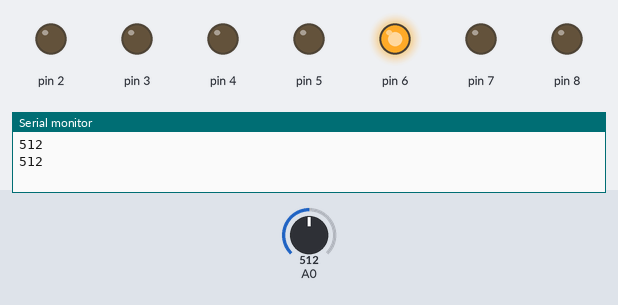
A sketch run on a simulated Arduino Uno, built with avr-gcc and run on an emulated ATmega328P. Parts: output pins drawn as LEDs (lit = HIGH), the last lines printed to the serial monitor. The inputs (shaded band) are chosen by the test bench; at power-on: A0 = 512. Pins used as bus, display or sensor lines are not drawn.

Above: at 1.3 s.
1.4 s: A0 set to 518
At 2.2 s:
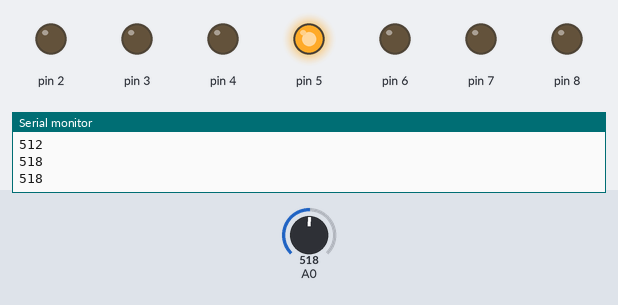
3.0 s: A0 set to 716
At 3.4 s:
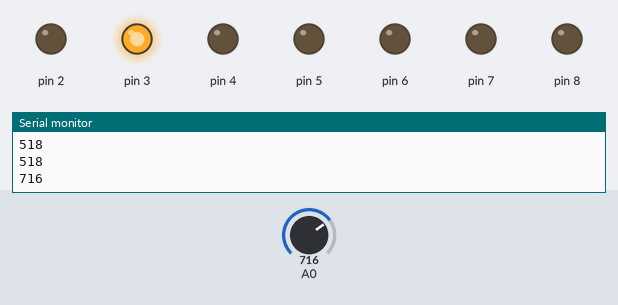
4.5 s: A0 set to 721
At 5.7 s:
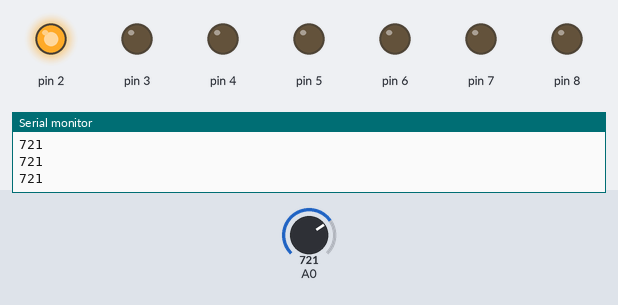
6.0 s: A0 set to 900
At 7.0 s:
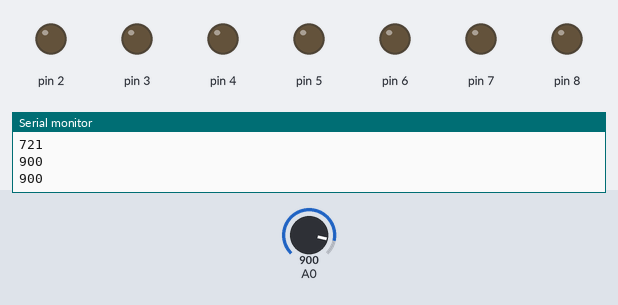
Timing chart, 0 to 8.5 s (numbered marks = the images above; inputs shaded):
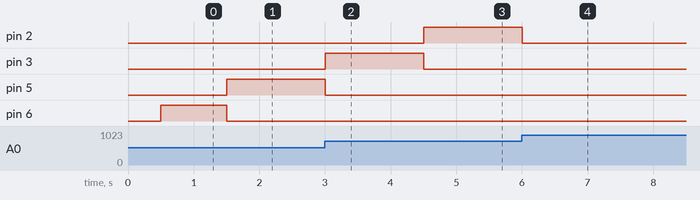

Measured:
- the behaviour switches between 517 and 518 on A0 (found by bisection; images 0 and 1)
- the behaviour switches between 720 and 721 on A0 (found by bisection; images 2 and 3)
- after the input at 1.4 s, pin 5: LOW → HIGH after 0.10 s; pin 6: HIGH → LOW after 0.10 s
- after the input at 3.0 s, pin 3: LOW → HIGH at once; pin 5: HIGH → LOW at once
- after the input at 4.5 s, pin 2: LOW → HIGH at once; pin 3: HIGH → LOW at once
- after the input at 6.0 s, pin 2: HIGH → LOW at once

The sketch:

foto.ino
```cpp
#define FIRST_SEGMENT_PIN   1
#define SEGMENT_COUNT       8

// Всего цифр 10, поэтому в массиве 10 чисел.
byte numberSegments[10] = {
  0b01110111,
  0b00010100,
  0b10110011,
  0b10110110,
  0b11010100,
  0b11100110,
  0b11100111,
  0b00110100,
  0b11110111,
  0b11110110,
};

void setup()
{
  for (int i = 0; i < SEGMENT_COUNT; ++i)
    pinMode(i + FIRST_SEGMENT_PIN, OUTPUT);
    Serial.begin(9600);
}

void loop()
{
  delay(500);
  Serial.println(analogRead(A0));
  //  Пусть им будет номер текущей секунды, зацикленный на десятке
  int number = 10-analogRead(A0)/7;
  // получаем код из массива, в котором содержится полученная цифра
  int mask = numberSegments[number];
  // для каждого из 7 сегментов индикатора

  for (int i = 0; i < SEGMENT_COUNT; ++i) {
    // определяем: должен ли он быть включён.
    boolean enableSegment = bitRead(mask, i);
    // включаем/выключаем сегмент на основе полученного значения
    digitalWrite(i + FIRST_SEGMENT_PIN, enableSegment);
  }
}
```
